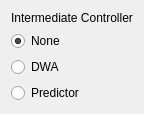
            <widget class="QWidget" name="layoutWidget_5">
                <property name="geometry">
                    <rect>
                        <x>400</x>
                        <y>10</y>
                        <width>121</width>
                        <height>84</height>
                    </rect>
                </property>
                <layout class="QVBoxLayout" name="lyObserver_2">
                    <item>
                        <widget class="QLabel" name="lbControl_3">
                            <property name="text">
                                <string>Intermediate Controller</string>
                            </property>
                        </widget>
                    </item>
                    <item>
                        <widget class="QRadioButton" name="rbInterNone">
                            <property name="text">
                                <string>None</string>
                            </property>
                            <property name="checked">
                                <bool>true</bool>
                            </property>
                        </widget>
                    </item>
                    <item>
                        <widget class="QRadioButton" name="rbInterDWA">
                            <property name="text">
                                <string>DWA</string>
                            </property>
                            <property name="checked">
                                <bool>false</bool>
                            </property>
                        </widget>
                    </item>
                    <item>
                        <widget class="QRadioButton" name="rbInterPredict">
                            <property name="text">
                                <string>Predictor</string>
                            </property>
                            <property name="checked">
                                <bool>false</bool>
                            </property>
                        </widget>
                    </item>
                </layout>
            </widget>
